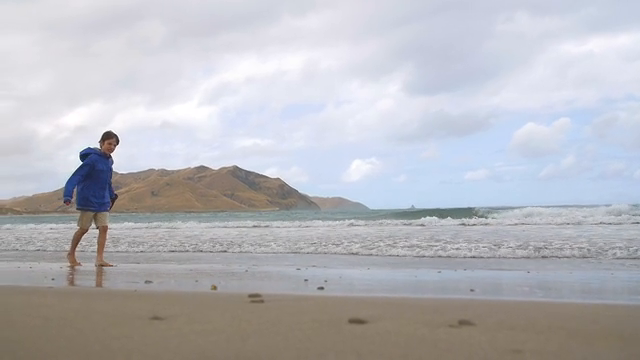
#> input picture frame 40 of labs/week8/data/videos/boy-walking.mp4, 640 x 360 px, given in place of hockey.mp4, which was not available
$ python trackSingleObject.py
#> lines starting #> are read from the running program, lines starting #| are printed output that depends on the picture; pictures that were not available may be replaced by others from this repository, and a replacement may not be noted
import cv2
import sys

(major_ver, minor_ver, subminor_ver) = (cv2.__version__).split('.')

if __name__ == '__main__' :

    # Set up tracker.
    # Instead of MIL, you can also use

    tracker_types = ['BOOSTING', 'MIL','KCF', 'TLD', 'MEDIANFLOW', 'GOTURN', 'CSRT', 'MOSSE']
    tracker_type = tracker_types[2]

    if int(minor_ver) < 3:
        tracker = cv2.Tracker_create(tracker_type)
    else:
        if tracker_type == 'BOOSTING':
            tracker = cv2.TrackerBoosting_create()
        elif tracker_type == 'MIL':
            tracker = cv2.TrackerMIL_create()
        elif tracker_type == 'KCF':
            tracker = cv2.TrackerKCF_create()
        elif tracker_type == 'TLD':
            tracker = cv2.TrackerTLD_create()
        elif tracker_type == 'MEDIANFLOW':
            tracker = cv2.TrackerMedianFlow_create()
        elif tracker_type == 'GOTURN':
            tracker = cv2.TrackerGOTURN_create()
        elif tracker_type == "CSRT":
            tracker = cv2.TrackerCSRT_create()
        elif tracker_type == "MOSSE":
            tracker = cv2.TrackerMOSSE_create()
        else:
            tracker = None
            print('Incorrect tracker name')
            print('Available trackers are:')
            for t in trackerTypes:
              print(t)


    # Read video
    video = cv2.VideoCapture("../data/videos/hockey.mp4")

    # Exit if video not opened.
    if not video.isOpened():
        print("Could not open video")
        sys.exit()

    # Read first frame.
    ok, frame = video.read()
#> frame is the input picture: shape (360, 640, 3); mean B, G, R 188.8, 183.4, 183.1
    if not ok:
        print('Cannot read video file')
        sys.exit()

    # Define an initial bounding box
    bbox =  (204, 131, 97, 222)

    # Uncomment the line below to select a different bounding box
    # bbox = cv2.selectROI(frame, False)
    print("Initial bounding box : {}".format(bbox))
    # Initialize tracker with first frame and bounding box
    ok = tracker.init(frame, bbox)

    while True:
        # Read a new frame
        ok, frame = video.read()
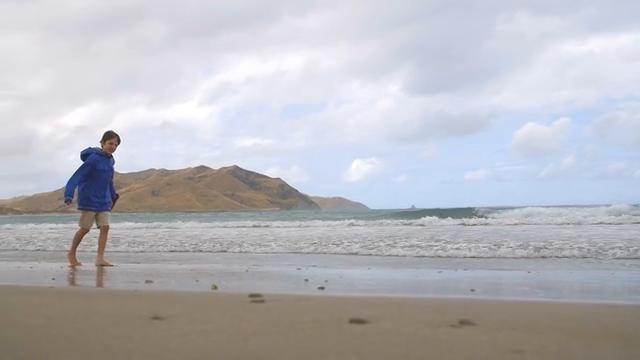
#> input picture frame 41 of labs/week8/data/videos/boy-walking.mp4, 640 x 360 px, given in place of hockey.mp4, which was not available
#> frame is the input picture: shape (360, 640, 3); mean B, G, R 189.2, 183.6, 183.5
        if not ok:
            break

        # Start timer
        timer = cv2.getTickCount()

        # Update tracker
        ok, bbox = tracker.update(frame)
#> ok = True; bbox = (204, 131, 97, 222)

        # Calculate Frames per second (FPS)
        fps = cv2.getTickFrequency() / (cv2.getTickCount() - timer);

        # Draw bounding box
        if ok:
            # Tracking success
            p1 = (int(bbox[0]), int(bbox[1]))
#> p1 = (204, 131)
            p2 = (int(bbox[0] + bbox[2]), int(bbox[1] + bbox[3]))
#> p2 = (301, 353)
            cv2.rectangle(frame, p1, p2, (255,0,0), 2, 1)
        else :
            # Tracking failure
            cv2.putText(frame, "Tracking failure detected", (100,80), cv2.FONT_HERSHEY_SIMPLEX, 0.75,(0,0,255),2)

        # Display tracker type on frame
        cv2.putText(frame, tracker_type + " Tracker", (100,20), cv2.FONT_HERSHEY_SIMPLEX, 0.75, (50,170,50),2);

        # Display FPS on frame
        cv2.putText(frame, "FPS : " + str(int(fps)), (100,50), cv2.FONT_HERSHEY_SIMPLEX, 0.75, (50,170,50), 2);
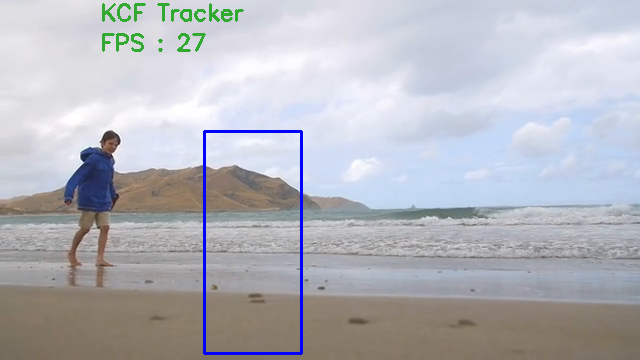
#> frame: shape (360, 640, 3); mean B, G, R 188.8, 181.9, 181


        # Display result
        cv2.imshow("Tracking", frame)

        # Exit if ESC pressed
        k = cv2.waitKey(1) & 0xff
#> (key Esc is pressed here)
        if k == 27 : break

$ run again, starting later in the video
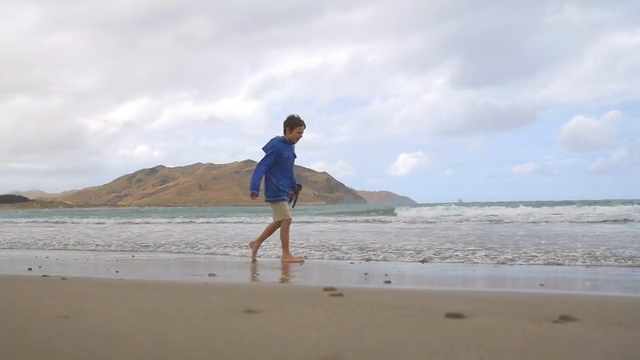
#> input picture frame 183 of labs/week8/data/videos/boy-walking.mp4, 640 x 360 px, given in place of hockey.mp4, which was not available
#> frame is the input picture: shape (360, 640, 3); mean B, G, R 185.2, 181.1, 182.1
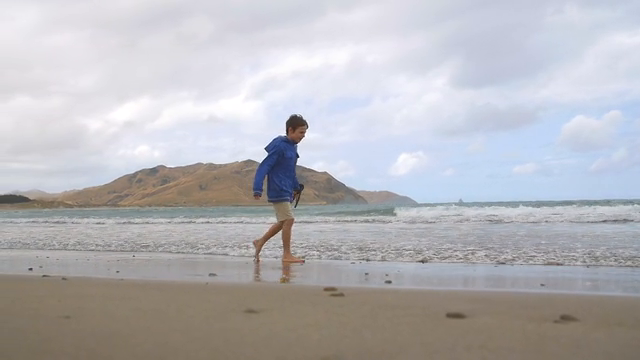
#> input picture frame 184 of labs/week8/data/videos/boy-walking.mp4, 640 x 360 px, given in place of hockey.mp4, which was not available
#> frame is the input picture: shape (360, 640, 3); mean B, G, R 184.8, 181, 181.8
#> ok = True; bbox = (204, 131, 97, 222)
#> p1 = (204, 131)
#> p2 = (301, 353)
#> `cv2.putText(frame, "FPS : " + str(int(fps)), (100,50), cv2.FONT_HERSHE..`:
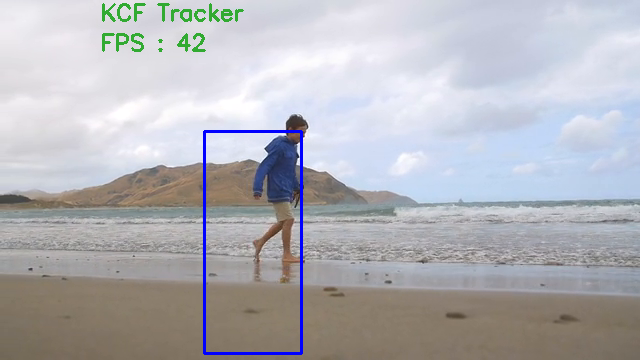
#> frame: shape (360, 640, 3); mean B, G, R 184.5, 179.4, 179.4

$ run again, starting later in the video
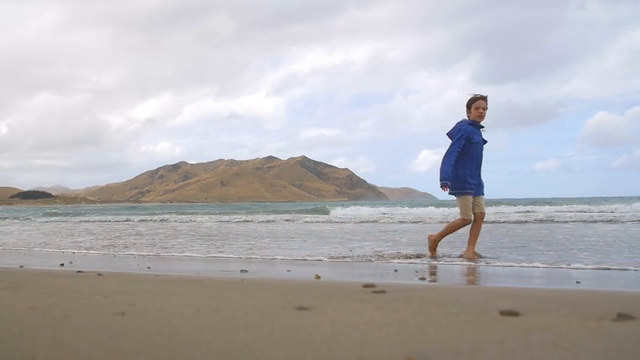
#> input picture frame 326 of labs/week8/data/videos/boy-walking.mp4, 640 x 360 px, given in place of hockey.mp4, which was not available
#> frame is the input picture: shape (360, 640, 3); mean B, G, R 181.4, 178.3, 179.9
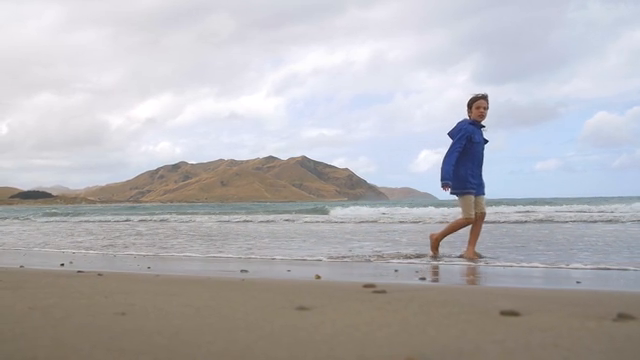
#> input picture frame 327 of labs/week8/data/videos/boy-walking.mp4, 640 x 360 px, given in place of hockey.mp4, which was not available
#> frame is the input picture: shape (360, 640, 3); mean B, G, R 181.8, 178.5, 180.2
#> ok = True; bbox = (204, 131, 97, 222)
#> p1 = (204, 131)
#> p2 = (301, 353)
#> `cv2.putText(frame, "FPS : " + str(int(fps)), (100,50), cv2.FONT_HERSHE..`:
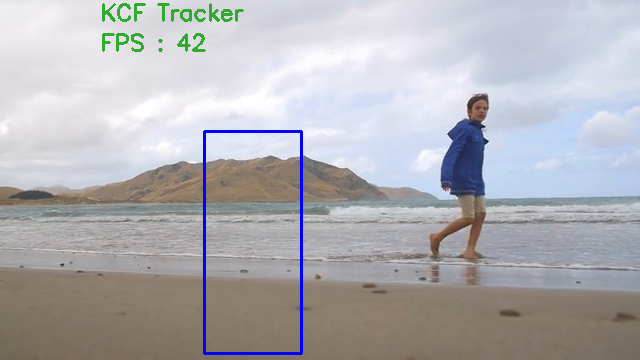
#> frame: shape (360, 640, 3); mean B, G, R 181.4, 176.9, 177.7
